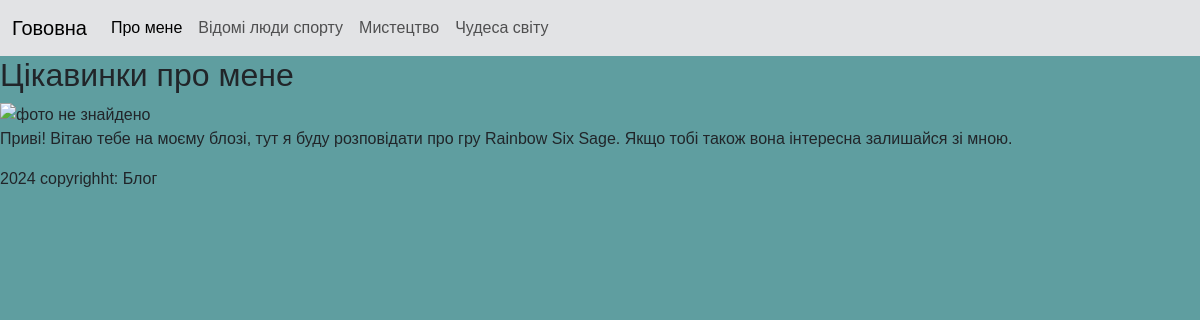
Before: /about with the older database file.
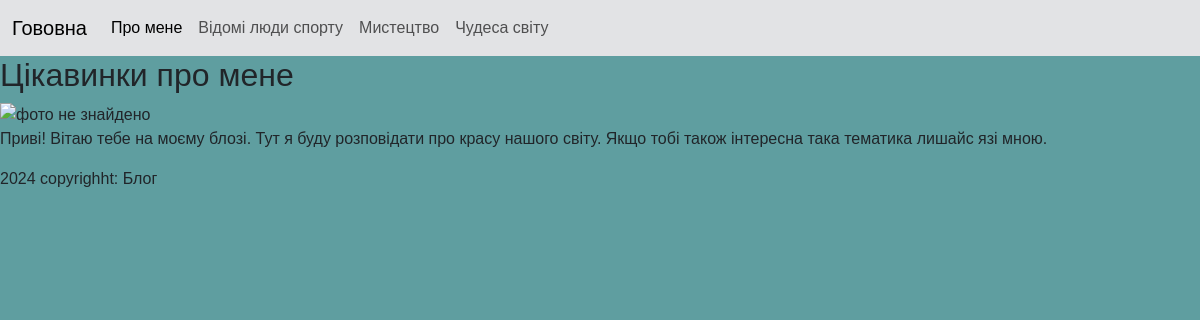
After: the same page with the newer database file.
### tables this page shows
CREATE TABLE user(
	user_id INTEGER PRIMARY KEY AUTOINCREMENT,
	name TEXT,
	image TEXT,
	login TEXT,
	password TEXT,
	description_short TEXT,
	description TEXT
);

### main.py (the view)
@app.route("/about")
def about():
    user = db.getUser()
    print(user)
    return render_template("about.html", user=user)

### db_scripts.py (called while the page is built)
def open():
    global connection, cursor
    connection = sqlite3.connect(db_name)
    cursor = connection.cursor()

def close():
    cursor.close()
    connection.close()

def getUser():
    open()
    cursor.execute('''SELECT * FROM user''')
    user = cursor.fetchone()
    close()
    return user

### templates/about.html
{%extends "index.html" %}
{%block content%}
<h2>Цікавинки про мене</h2>
<img src="..." alt="фото не знайдено" width="500px" height="500px">
<p>
    {{user[6]}}
</p>
{%endblock%}

Changed rows visible on the page:
changed user: description "Приві! Вітаю тебе на моєму блозі, тут я буду розповідати про гру Rainbow Six Sage. Якщо тобі також вона інтересна залишайся зі мною." → "Приві! Вітаю тебе на моєму блозі. Тут я буду розповідати про красу нашого світу. Якщо тобі також інтересна така тематика лишайс язі мною."
